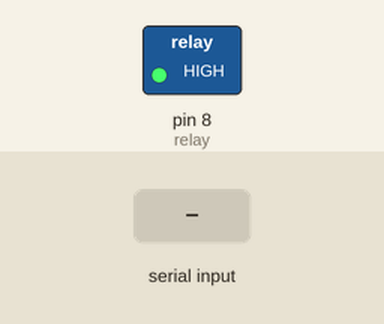
The sketch below on a simulated Arduino Uno, built with avr-gcc and run on an emulated ATmega328P. Shown: switched loads named in the sketch (green lamp = pin HIGH). Inputs (shaded band) come from the test bench.

Above: at 1.2 s.
1.3 s: "a" received over Serial
At 2.5 s:
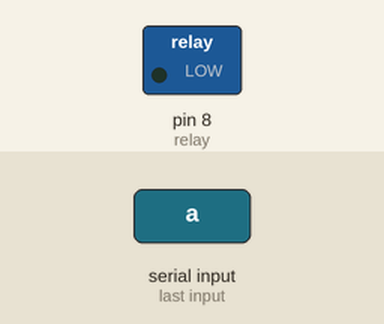
2.8 s: "b" received over Serial
At 3.8 s:
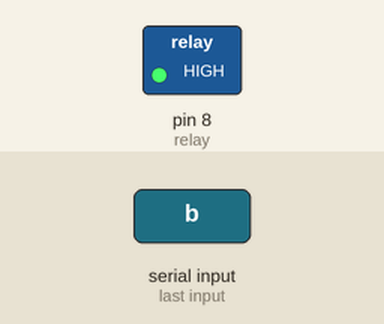
Timing chart, 0 to 5.8 s (numbered marks = the images above; inputs shaded):
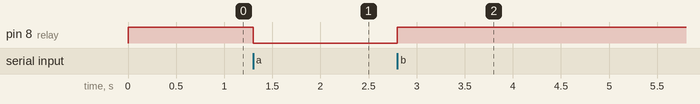

The sketch:

Bluetooth_Based_AC_Light_On_Off_System.ino
```cpp
int relay = 8;
char sms;
void setup()
{
  pinMode(relay, OUTPUT);
  digitalWrite(relay,HIGH);
  Serial.begin(9600);
}
void loop()
{
  if(Serial.available()!=0)
  {
    sms = Serial.read();
  }
  if(sms == 'a')
  {
    digitalWrite(relay,LOW);
  }
  if(sms == 'b')
  {
    digitalWrite(relay,HIGH);
  }
}
```

Measured:
- after the input at 1.3 s, pin 8 (relay): HIGH → LOW at once
- after the input at 2.8 s, pin 8 (relay): LOW → HIGH at once
